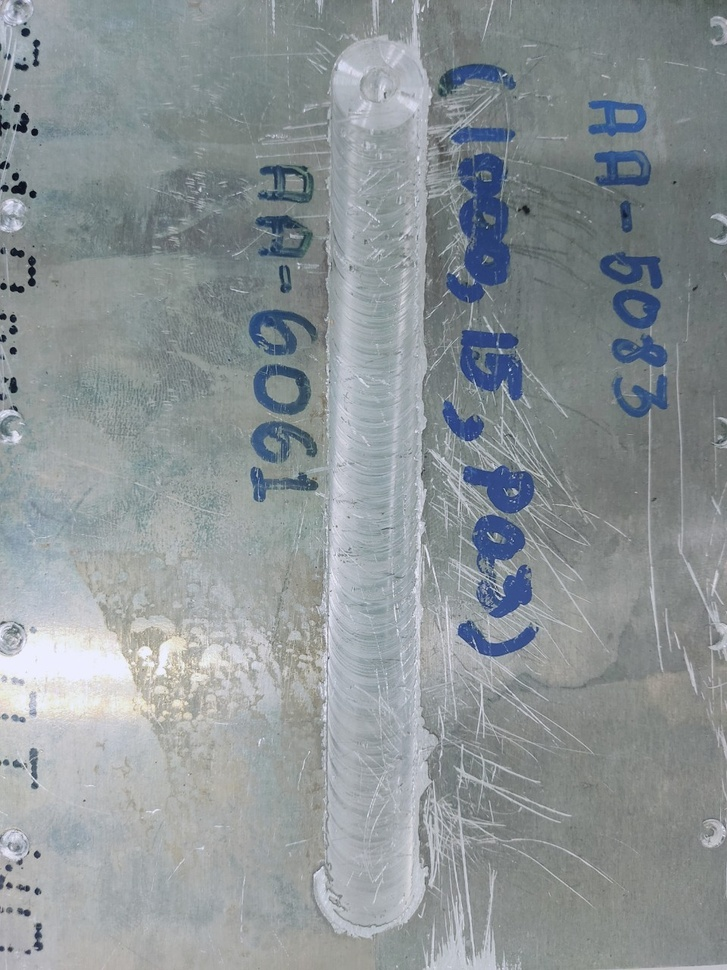
#> input picture Images/FSW000-1000-15-03_92.jpg, 727 x 970 px, shrunk from 960 x 1280 before the run, found by its file name
$ jupyter execute 'Image Segmentation.ipynb'
#> lines starting #> are read from the running program, lines starting #| are printed output that depends on the picture; after the words box and inside, x2 and y2 are one past the last pixel; in counts of white or black regions, pixels touching at a corner belong together
# Read input image file.

[cell 1]
dir_path = "/content/drive/MyDrive/Work/Three boybrand/Image/Gitcode/Images/"
file_name ="FSW000-1000-15-03_92.jpg"
file_path = dir_path + file_name

[cell 2]
import skimage
from skimage import filters, transform, io
import matplotlib.pyplot as plt
import numpy as np

img = io.imread(file_path)
#> img is the input picture: shape (970, 727, 3); mean R, G, B 140.5, 147.4, 150.2
plt.figure(figsize=(8,8))
plt.imshow(img, cmap="gray")
plt.show()

# Basic function threshold and crop image

[cell 3]
def create_binary_mask(img, threshold=0.5):
#> called with threshold = 0.65
    gray_image = skimage.color.rgb2gray(img)
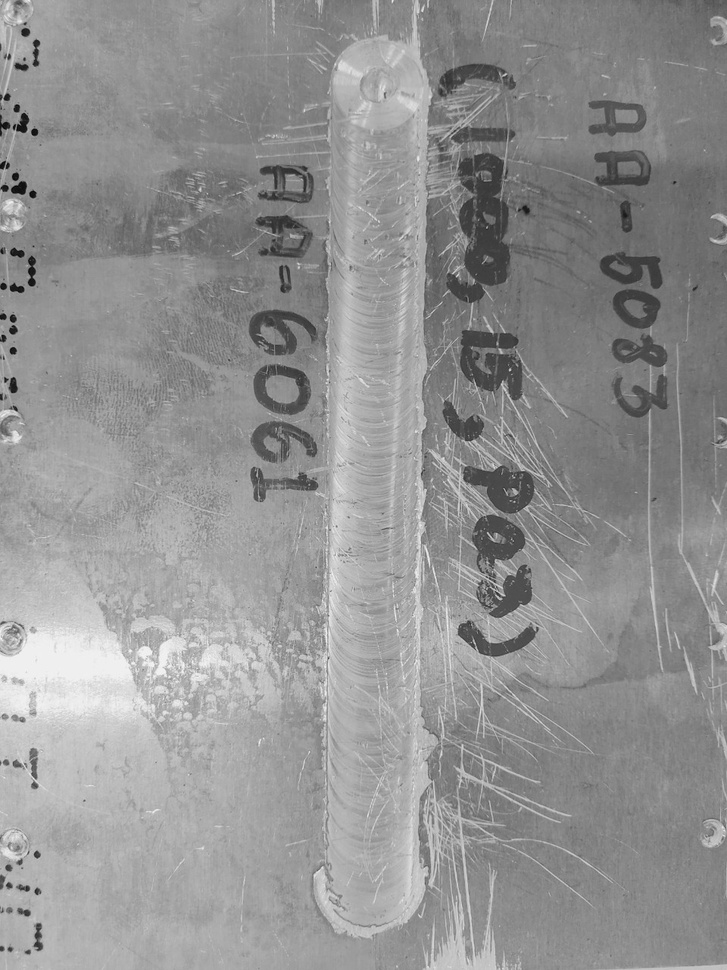
#> gray_image: shape (970, 727) float64; min 0.00844, max 0.977, mean 0.573
    blurred_image = filters.gaussian(gray_image, sigma=10)
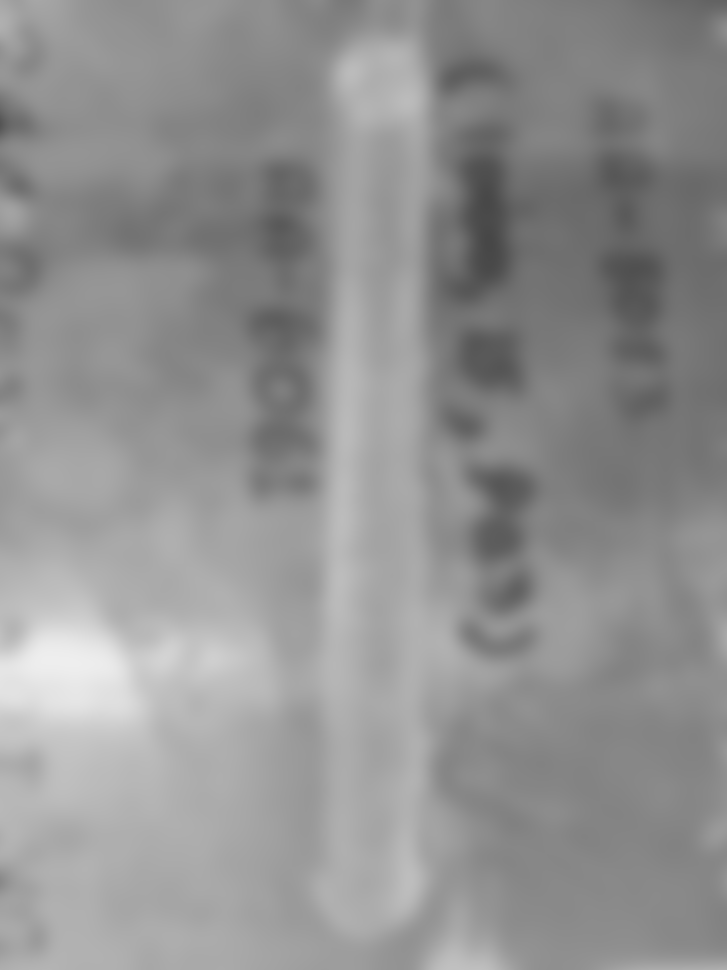
#> blurred_image: shape (970, 727) float64; min 0.279, max 0.935, mean 0.573
    binary_mask = (blurred_image > threshold)
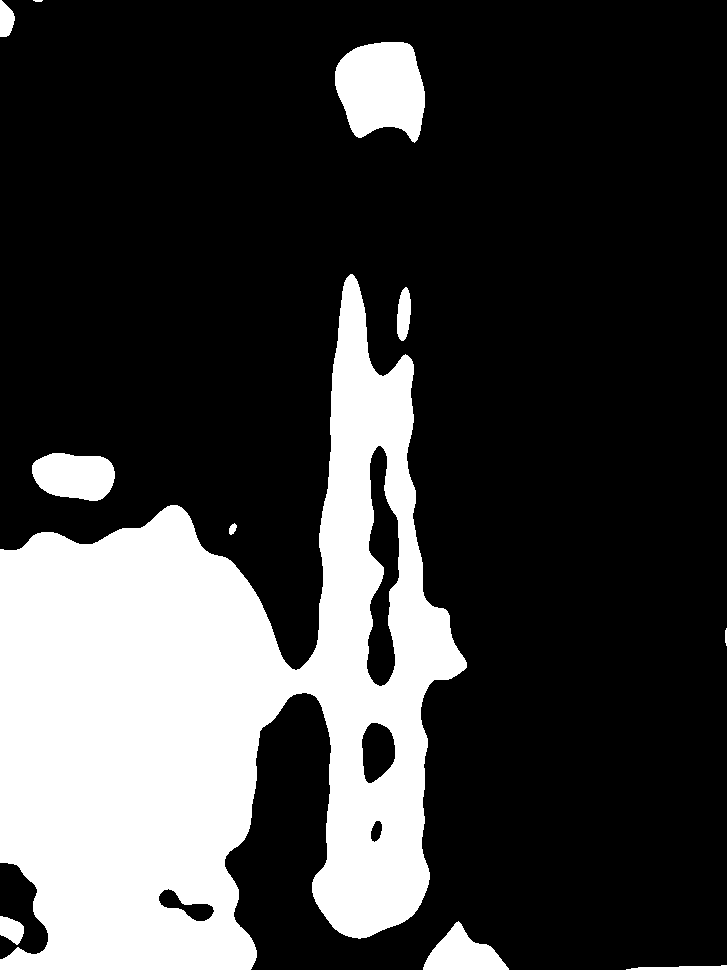
#> binary_mask: shape (970, 727) bool; 24.8% white; 11 white regions (1 under 20 px), largest, box (x1, y1, x2, y2) and area: (0, 274, 467, 970) 160572, (335, 42, 425, 143) 6947, (32, 453, 115, 501) 3155
    return binary_mask

def segment(img, border=0.1, threshold=0.5):
#> called with border = 0.05, threshold = 0.65
    binary = create_binary_mask(img, threshold)
    y = np.sum(binary, axis=1)
#> y = 970 values, max 439 at index 670, min 0 at index 37, mean 180.3
    yn = y/np.max(y)
#> yn = 970 values, max 1 at index 670, min 0 at index 37, mean 0.411
    indexs = np.where(yn > 0.75)[0]
#> indexs = 244 values from 578 to 969
    vmin = np.min(indexs) -  int(img.shape[1]*border)
#> vmin = 542
    vmax = np.max(indexs) +  int(img.shape[1]*border)
#> vmax = 1005
    vrange = vmax-vmin
#> vrange = 463
    vmin = max(0, int(vmin-vrange*border))
#> vmin = 518
    vmax = min(yn.shape[0]-1, int(vmax+vrange*border))
#> vmax = 969

    crop_image = img[vmin:vmax, :, :]
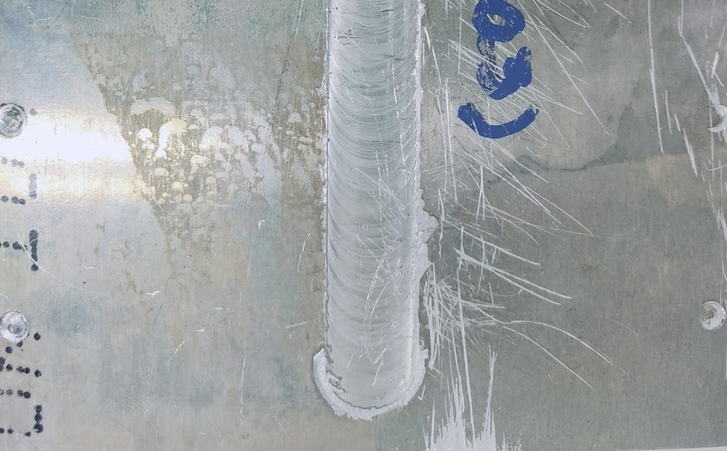
#> crop_image: shape (451, 727, 3); mean R, G, B 158.3, 162.1, 163.3
    return crop_image

[cell 4]
binary = create_binary_mask(img, 0.65)
plt.figure(figsize=(8,8))
plt.imshow(binary, cmap="gray")

[cell 5]
crop_image = segment(img, border=0.05, threshold=0.65)
plt.figure(figsize=(8,8))
plt.imshow(crop_image)

[cell 6]
io.imsave(dir_path + "Crop_"+file_name, crop_image )

[cell 7]
np.max(crop_image)
#> Out = 255

$ run again, with Images/FSW000-1500-15-03_43.jpg copied over Images/FSW000-1000-15-03_92.jpg
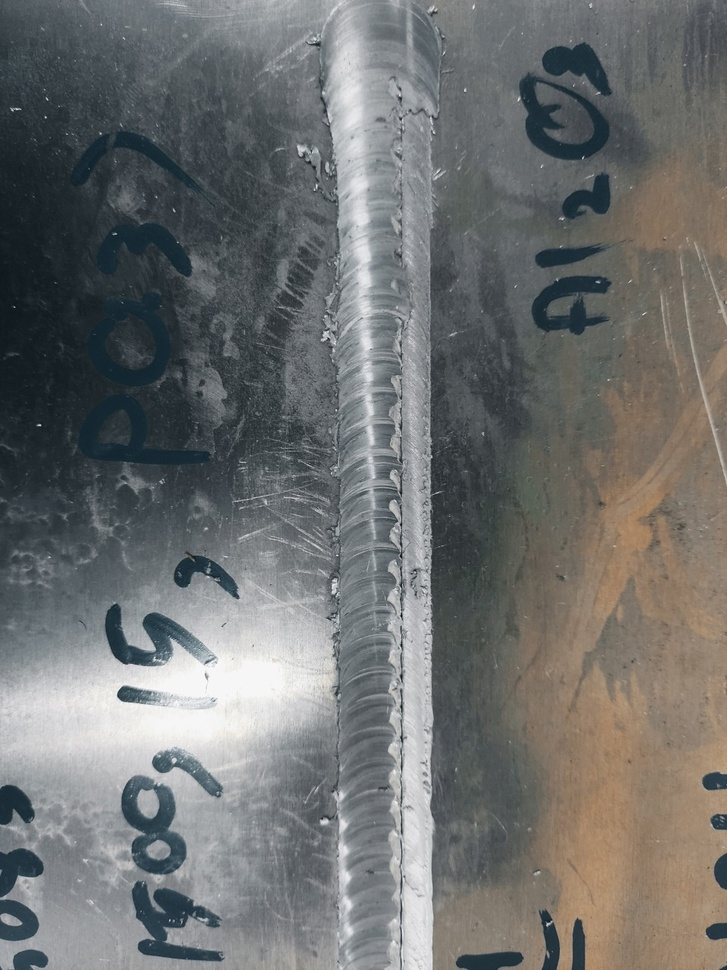
#> input picture Images/FSW000-1500-15-03_43.jpg, 727 x 970 px, shrunk from 960 x 1280 before the run, found by its file name
#> img is the input picture: shape (970, 727, 3); mean R, G, B 110.5, 112, 111.2
#> in create_binary_mask, `binary_mask = (blurred_image > threshold)`:
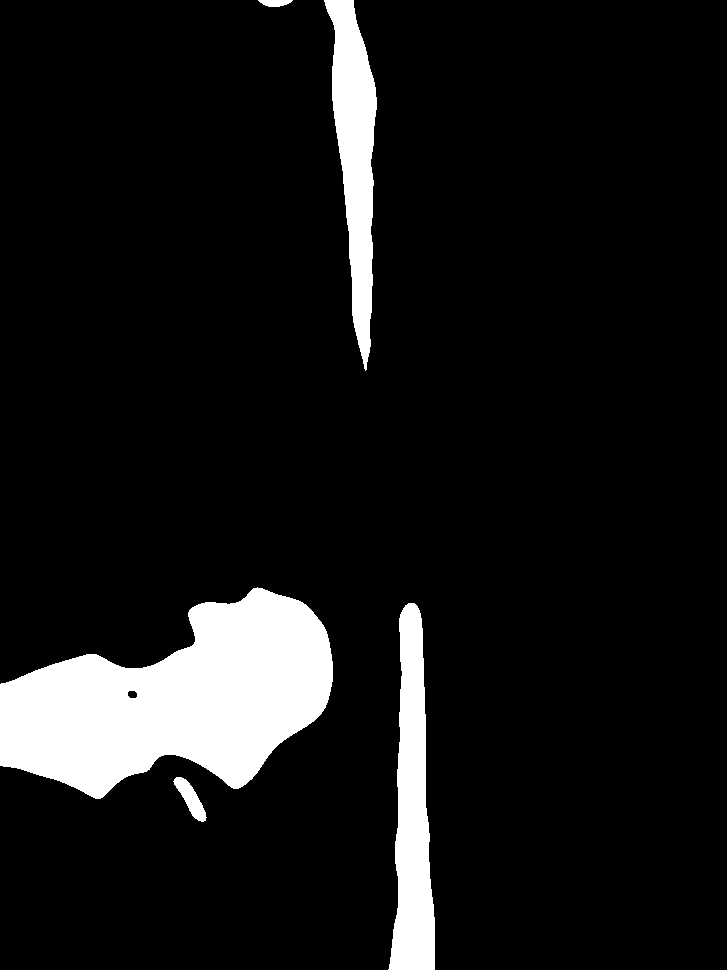
#> binary_mask: shape (970, 727) bool; 9.2% white; 5 white regions, box (x1, y1, x2, y2) and area: (0, 587, 333, 799) 42686, (388, 603, 435, 970) 11025, (324, 0, 377, 371) 10072, (173, 777, 207, 822) 636, (258, 0, 293, 7) 181
#> y = 970 values, max 356 at index 689, min 0 at index 371, mean 66.6
#> yn = 970 values, max 1 at index 689, min 0 at index 371, mean 0.187
#> indexs = 93 values from 665 to 757
#> in segment, `vmin = np.min(indexs) -  int(img.shape[1]*border)`: vmin = 629
#> in segment, `vmax = np.max(indexs) +  int(img.shape[1]*border)`: vmax = 793
#> vrange = 164
#> in segment, `vmin = max(0, int(vmin-vrange*border))`: vmin = 620
#> in segment, `vmax = min(yn.shape[0]-1, int(vmax+vrange*border))`: vmax = 801
#> in segment, `crop_image = img[vmin:vmax, :, :]`:
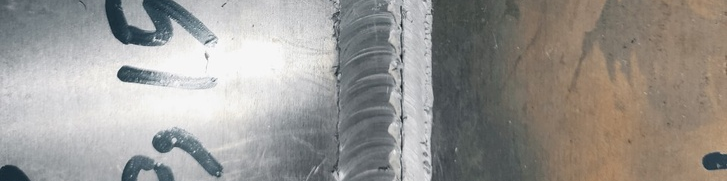
#> crop_image: shape (181, 727, 3); mean R, G, B 153.2, 150.5, 146.5
#> Out = 255
